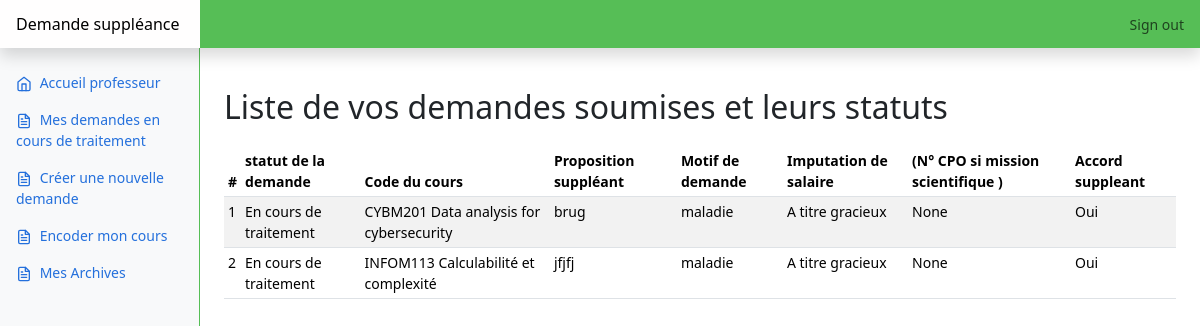
The page /list-demande/ (signed in) on the database its author committed.
### SuppleezApp/models.py (models this page shows, shortened)
class Demandes(models.Model):
    STATUT_CHOICES = [
        ('En cours de traitement', 'En cours de traitement'),
        ('Approuvé', 'Approuvé'),
        ('Refusé', 'Refusé'),
    ]
    OPTION_CHIOCES = [
        ('','Sélectionnez une option'),
        ('Oui', 'Oui'),
        ('Non', 'Non'),
    ]
    CHOICES_ACCORD_SUPPLEANT = [('', 'Sélectionnez une option'),('Oui', 'Oui'), ('Non', 'Non')]
    professeur = models.ForeignKey(UserApp, on_delete=models.CASCADE)
    cours = models.ForeignKey(Cours, on_delete=models.CASCADE)
    cours_optionnel = models.CharField(max_length=200, choices=OPTION_CHIOCES, default='Sélectionnez une option')
    confirmation_Pour_cours_optionnel = models.CharField(max_length=200, choices=OPTION_CHIOCES, default='Sélectionnez une option')
    suppleant = models.CharField(max_length=200)
    Motif = models.TextField()
    imputation = models.ForeignKey(ImputationSalaire, on_delete=models.CASCADE)
    cpo = models.CharField(max_length=200, null=True, blank=True)
    Accord_suppleant = models.CharField(max_length=200, choices=CHOICES_ACCORD_SUPPLEANT, default='Sélectionnez une option')
    remarque = models.TextField(null=True, blank=True)
    num_poste = models.CharField(max_length=200, null=True, blank=True)
    salaire = models.DecimalField(default=0, decimal_places=3, max_digits=100, null=True, blank=True)
    Accord_CF = models.CharField(max_length=200, choices=OPTION_CHIOCES, default='Sélectionnez une option')
    date_soumission = models.DateField(default=timezone.now)
    statut_demande = models.CharField(max_length=200, choices=STATUT_CHOICES, default='En cours de traitement')
    class Meta:
        verbose_name_plural = "Demandes en cours"

class Cours(models.Model):
    code = models.CharField(max_length=50)
    titre = models.CharField(max_length=50)
    Programmes = models.CharField(max_length=200)
    def __str__(self):
        return self.code + " " + self.titre
    class Meta:
        verbose_name_plural = "Cours"

class ImputationSalaire(models.Model):
    imputation = models.CharField(max_length=500)
    def __str__(self):
        return str(self.imputation)

### SuppleezApp/views.py (the view)
# urls.py: path('list-demande/', ListDemandesView.as_view(), name='list-demande'),
class ListDemandesView(View):
    template_name = 'listeDemande.html'
    def get(self, request, *args, **kwargs):
        try:
            assert request.user.is_authenticated, "vous n'êtes pas authentifié. Vous devez vous connecter avant de pouvoir accéder à cette page."
            user = request.user
            username = user.first_name
            user_demandes = Demandes.objects.filter(professeur=user)
            context = {'user_demandes': user_demandes, 'username': username}
            return render(request, self.template_name, context)
        except AssertionError as e:
            context = {'error_message': e.args[0]}
            return render(request, 'generic_error.html', context)

### SuppleezApp/templates/listeDemande.html (shortened to what this page needs)
<!DOCTYPE html>
<html lang="en">
{% load static %}
<head>
    <link href="https://cdn.jsdelivr.net/npm/bootstrap@5.3.2/dist/css/bootstrap.min.css" rel="stylesheet">
    {% block head %}
    <link rel="stylesheet" type="text/css" href="{% static 'dashboard.css' %}">
    {% endblock %}
</head>
<body>
    <header class="navbar sticky-top custom-bg-color flex-md-nowrap p-0 shadow">
        <span class="navbar-brand col-md-3 col-lg-2 me-0 px-3 fs-6">Demande suppléance</span>
        <div class="navbar-nav">
            <div class="nav-item text-nowrap">
                <a class="nav-link px-3" href="{% url 'logout' %}?next={% url 'home-page' %}">Sign out</a>
            </div>
        </div>
    </header>
    <div class="container-fluid">
        <div class="row">
            <nav id="sidebarMenu" class="col-md-3 col-lg-2 d-md-block bg-light sidebar collapse">
                <div class="position-sticky pt-3 sidebar-sticky">
                    <ul class="nav flex-column">
                        <li class="nav-item">
                            <a class="nav-link active" aria-current="page" href="{% url 'home-prof' %}">
                                <span data-feather="home" class="align-text-bottom"></span>
                                Accueil professeur
                            </a>
                        </li>
                        <li class="nav-item">
                            <a class="nav-link active" aria-current="page" href="{% url 'list-demande' %}">
                                <span data-feather="file-text" class="align-text-bottom"></span>
                                Mes demandes en cours de traitement
                            </a>
                        </li>
                        <li class="nav-item">
                            <a class="nav-link active" aria-current="page" href="{% url 'form-prof' %}">
                                <span data-feather="file-text" class="align-text-bottom"></span>
                                Créer une nouvelle demande
                            </a>
                        </li>
			<li class="nav-item">
                            <a class="nav-link active" aria-current="page" href="{% url 'cours-prof' %}" >
                                <span data-feather="file-text" class="align-text-bottom"></span>
                                Encoder mon cours
                            </a>
                        </li>
			<li class="nav-item">
                            <a class="nav-link active" aria-current="page" href="{% url 'archive-prof' %}" >
                                <span data-feather="file-text" class="align-text-bottom"></span>
                                Mes Archives
                            </a>
                        </li>
                    </ul>
                </div>
            </nav>
            <main class="col-md-9 ms-sm-auto col-lg-10 px-md-4">
                <div class="table-responsive">
                    <h2>Liste de vos demandes soumises et leurs statuts</h2>
                    <table class="table table-striped table-sm">
                        <thead>
                          <tr>
                            <th scope ="col">#</th>
                            <th scope ="col"> statut de la demande</th>
                            <th scope ="col"> Code du cours</th>
                            <th scope ="col"> Proposition suppléant</th>
                            <th scope ="col"> Motif de demande</th>
                            <th scope ="col"> Imputation de salaire</th>
                            <th scope ="col"> (N° CPO si mission scientifique )</th>
                            <th scope ="col"> Accord suppleant</th>
                          </tr>
                        </thead>
                        <tbody>
                          {% for demande in user_demandes %}
                            <tr>
                              <td>{{ forloop.counter }}</td>
                              <td>{{ demande.statut_demande }}</td>
                              <td>{{ demande.cours }}</td>
                              <td>{{ demande.suppleant }}</td>
                              <td>{{ demande.Motif }}</td>
                              <td>{{ demande.imputation }}</td>
                              <td>{{ demande.cpo }}</td>
                              <td>{{ demande.Accord_suppleant }}</td>
                            </tr>
                          {% endfor %}
                        </tbody>
                      </table>
                </div>
            </main>
        </div>
    </div>
</body>
</html>

### static/dashboard.css (style rules this page uses)
body { font-size: .875rem; }
.feather { width: 16px; height: 16px; }
.sidebar { position: fixed; top: 0; left: 0; bottom: 0; z-index: 100; padding: 48px 0 0; box-shadow: inset -1px 0 0 rgb(86, 190, 86); }
.sidebar-sticky { height: calc(100vh - 48px); overflow-x: hidden; overflow-y: auto; }
.sidebar .nav-link { font-weight: 500; color: #333; }
.sidebar .nav-link .feather { margin-right: 4px; color: #727272; }
.sidebar .nav-link.active { color: #2470dc; }
.sidebar .nav-link:hover .feather, .sidebar .nav-link.active .feather { color: inherit; }
.navbar-brand { padding-top: .75rem; padding-bottom: .75rem; background-color: rgb(255, 254, 254); }
.custom-bg-color { background-color: rgb(86, 190, 86); }
main h2 { margin-top: 40px; margin-bottom: 20px; }

### rows shown on the page
Demandes: statut_demande "En cours de traitement", cours "CYBM201 Data analysis for cybersecurity", suppleant "brug", Motif "maladie", imputation "A titre gracieux", cpo "None", Accord_suppleant "Oui"
Demandes: statut_demande "En cours de traitement", cours "INFOM113 Calculabilité et complexité", suppleant "jfjfj", Motif "maladie", imputation "A titre gracieux", cpo "None", Accord_suppleant "Oui"
